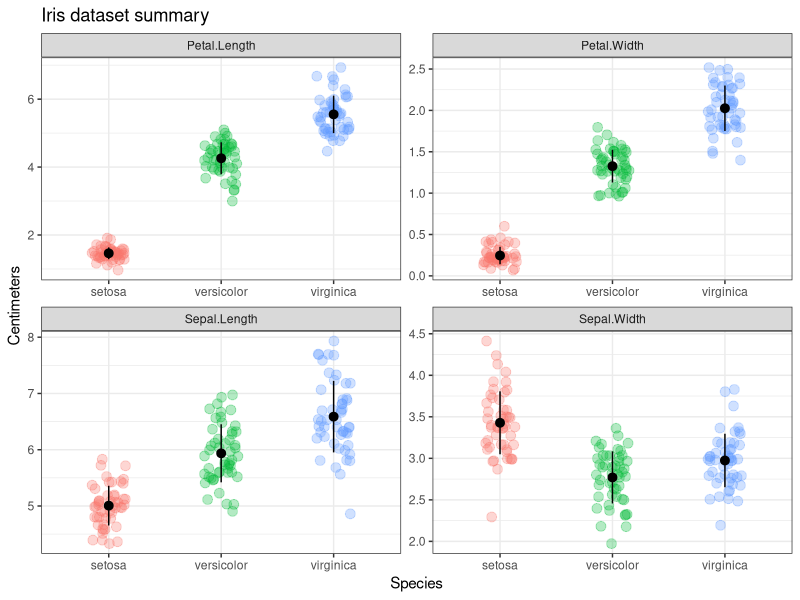

Source code (R):
#load libraries
library(tidyverse)
library(rstatix)

#load the dataset
iris <- iris

# Preparation for visualization and analysis
normality_irir <- iris %>% 
  group_by(Species) %>% 
  shapiro_test(Sepal.Length, Sepal.Width, Petal.Length, Petal.Width)

iris_long <- iris %>%
  pivot_longer(-Species)

iris_summary_long <- iris_long %>%
  group_by(Species, name) %>% 
  summarise(mean_value = mean(value),sd_value = sd(value), .groups = 'drop')

# Data visualization
ggplot(iris_long, aes(x = Species, y = value, color = Species, fill = Species)) + 
  geom_jitter(width = 0.15, alpha = 0.3, shape = 21, size = 3) + 
  facet_wrap(~name, scales = "free") + 
  geom_pointrange(data = iris_summary_long, aes(x = Species, 
                                                y = mean_value, 
                                                ymin = mean_value - sd_value,
                                                ymax = mean_value + sd_value), color = "black") + 
  labs(title = "Iris dataset summary", y = "Centimeters") + 
  theme_bw() + 
  theme(legend.position = "none")
